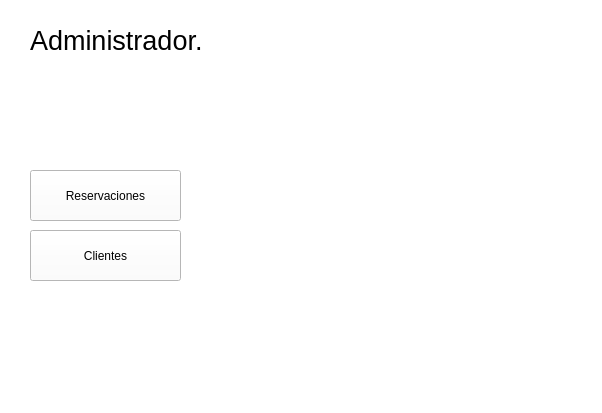
<?xml version="1.0" encoding="UTF-8"?>
<ui version="4.0">
 <class>perfilAdmin</class>
 <widget class="QWidget" name="perfilAdmin">
  <property name="geometry">
   <rect>
    <x>0</x>
    <y>0</y>
    <width>602</width>
    <height>413</height>
   </rect>
  </property>
  <property name="windowTitle">
   <string>Form</string>
  </property>
  <property name="styleSheet">
   <string notr="true">background-color: rgb(255, 255, 255);</string>
  </property>
  <widget class="QLabel" name="label">
   <property name="geometry">
    <rect>
     <x>30</x>
     <y>20</y>
     <width>221</width>
     <height>41</height>
    </rect>
   </property>
   <property name="font">
    <font>
     <pointsize>20</pointsize>
    </font>
   </property>
   <property name="text">
    <string>Administrador.</string>
   </property>
  </widget>
  <widget class="QPushButton" name="pushButton">
   <property name="geometry">
    <rect>
     <x>30</x>
     <y>170</y>
     <width>151</width>
     <height>51</height>
    </rect>
   </property>
   <property name="text">
    <string>Reservaciones</string>
   </property>
  </widget>
  <widget class="QPushButton" name="pushButton_2">
   <property name="geometry">
    <rect>
     <x>30</x>
     <y>230</y>
     <width>151</width>
     <height>51</height>
    </rect>
   </property>
   <property name="text">
    <string>Clientes</string>
   </property>
  </widget>
  <widget class="QStackedWidget" name="stackedWidget">
   <property name="geometry">
    <rect>
     <x>200</x>
     <y>70</y>
     <width>391</width>
     <height>321</height>
    </rect>
   </property>
   <property name="currentIndex">
    <number>3</number>
   </property>
   <widget class="QWidget" name="entradas">
    <widget class="QTableWidget" name="tableWidget_3">
     <property name="geometry">
      <rect>
       <x>20</x>
       <y>20</y>
       <width>361</width>
       <height>241</height>
      </rect>
     </property>
    </widget>
    <widget class="QPushButton" name="pushButton_8">
     <property name="geometry">
      <rect>
       <x>310</x>
       <y>280</y>
       <width>75</width>
       <height>23</height>
      </rect>
     </property>
     <property name="text">
      <string>Regresar</string>
     </property>
    </widget>
   </widget>
   <widget class="QWidget" name="salidas">
    <widget class="QTableWidget" name="tableWidget_4">
     <property name="geometry">
      <rect>
       <x>20</x>
       <y>20</y>
       <width>361</width>
       <height>241</height>
      </rect>
     </property>
    </widget>
    <widget class="QPushButton" name="pushButton_10">
     <property name="geometry">
      <rect>
       <x>310</x>
       <y>280</y>
       <width>75</width>
       <height>23</height>
      </rect>
     </property>
     <property name="text">
      <string>Regresar</string>
     </property>
    </widget>
   </widget>
   <widget class="QWidget" name="reservas1">
    <widget class="QTableWidget" name="tableWidget_2">
     <property name="geometry">
      <rect>
       <x>20</x>
       <y>30</y>
       <width>361</width>
       <height>231</height>
      </rect>
     </property>
    </widget>
    <widget class="QPushButton" name="pushButton_9">
     <property name="geometry">
      <rect>
       <x>310</x>
       <y>280</y>
       <width>75</width>
       <height>23</height>
      </rect>
     </property>
     <property name="text">
      <string>Regresar</string>
     </property>
    </widget>
   </widget>
   <widget class="QWidget" name="Logo"/>
   <widget class="QWidget" name="reservas">
    <widget class="QLabel" name="label_2">
     <property name="geometry">
      <rect>
       <x>30</x>
       <y>70</y>
       <width>41</width>
       <height>41</height>
      </rect>
     </property>
     <property name="text">
      <string>TextLabel</string>
     </property>
    </widget>
    <widget class="QLabel" name="label_3">
     <property name="geometry">
      <rect>
       <x>80</x>
       <y>80</y>
       <width>91</width>
       <height>21</height>
      </rect>
     </property>
     <property name="text">
      <string>Reservaciones:</string>
     </property>
    </widget>
    <widget class="QLabel" name="label_4">
     <property name="geometry">
      <rect>
       <x>30</x>
       <y>140</y>
       <width>41</width>
       <height>41</height>
      </rect>
     </property>
     <property name="text">
      <string>TextLabel</string>
     </property>
    </widget>
    <widget class="QLabel" name="label_5">
     <property name="geometry">
      <rect>
       <x>80</x>
       <y>150</y>
       <width>61</width>
       <height>21</height>
      </rect>
     </property>
     <property name="text">
      <string>Entradas:</string>
     </property>
    </widget>
    <widget class="QLabel" name="label_6">
     <property name="geometry">
      <rect>
       <x>30</x>
       <y>220</y>
       <width>41</width>
       <height>41</height>
      </rect>
     </property>
     <property name="text">
      <string>TextLabel</string>
     </property>
    </widget>
    <widget class="QLabel" name="label_7">
     <property name="geometry">
      <rect>
       <x>80</x>
       <y>230</y>
       <width>51</width>
       <height>21</height>
      </rect>
     </property>
     <property name="text">
      <string>Salidas:</string>
     </property>
    </widget>
    <widget class="QLabel" name="label_8">
     <property name="geometry">
      <rect>
       <x>180</x>
       <y>80</y>
       <width>71</width>
       <height>31</height>
      </rect>
     </property>
     <property name="text">
      <string>TextLabel</string>
     </property>
    </widget>
    <widget class="QLabel" name="label_9">
     <property name="geometry">
      <rect>
       <x>180</x>
       <y>150</y>
       <width>71</width>
       <height>31</height>
      </rect>
     </property>
     <property name="text">
      <string>TextLabel</string>
     </property>
    </widget>
    <widget class="QLabel" name="label_10">
     <property name="geometry">
      <rect>
       <x>180</x>
       <y>230</y>
       <width>71</width>
       <height>31</height>
      </rect>
     </property>
     <property name="text">
      <string>TextLabel</string>
     </property>
    </widget>
    <widget class="QPushButton" name="pushButton_3">
     <property name="geometry">
      <rect>
       <x>270</x>
       <y>80</y>
       <width>101</width>
       <height>23</height>
      </rect>
     </property>
     <property name="text">
      <string>Ver reservaciones</string>
     </property>
    </widget>
    <widget class="QPushButton" name="pushButton_4">
     <property name="geometry">
      <rect>
       <x>270</x>
       <y>150</y>
       <width>101</width>
       <height>23</height>
      </rect>
     </property>
     <property name="text">
      <string>Ver entradas</string>
     </property>
    </widget>
    <widget class="QPushButton" name="pushButton_5">
     <property name="geometry">
      <rect>
       <x>270</x>
       <y>230</y>
       <width>101</width>
       <height>23</height>
      </rect>
     </property>
     <property name="text">
      <string>Ver salidas</string>
     </property>
    </widget>
   </widget>
   <widget class="QWidget" name="cliente">
    <widget class="QTableWidget" name="tableWidget">
     <property name="geometry">
      <rect>
       <x>20</x>
       <y>20</y>
       <width>351</width>
       <height>251</height>
      </rect>
     </property>
     <column>
      <property name="text">
       <string>No. socio</string>
      </property>
     </column>
     <column>
      <property name="text">
       <string>Nombre de usuario</string>
      </property>
     </column>
     <column>
      <property name="text">
       <string>Tipo de cliente</string>
      </property>
     </column>
    </widget>
    <widget class="QPushButton" name="pushButton_6">
     <property name="geometry">
      <rect>
       <x>290</x>
       <y>290</y>
       <width>81</width>
       <height>23</height>
      </rect>
     </property>
     <property name="text">
      <string>Aceptar</string>
     </property>
    </widget>
    <widget class="QPushButton" name="pushButton_7">
     <property name="geometry">
      <rect>
       <x>200</x>
       <y>290</y>
       <width>81</width>
       <height>23</height>
      </rect>
     </property>
     <property name="text">
      <string>Regresar</string>
     </property>
    </widget>
   </widget>
  </widget>
 </widget>
 <resources/>
 <connections/>
</ui>
